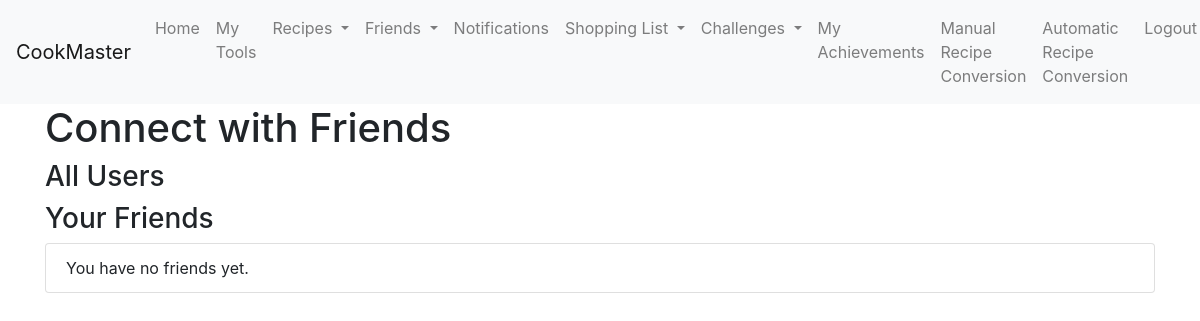
Before: /connect_friends (signed in) with the older database file.
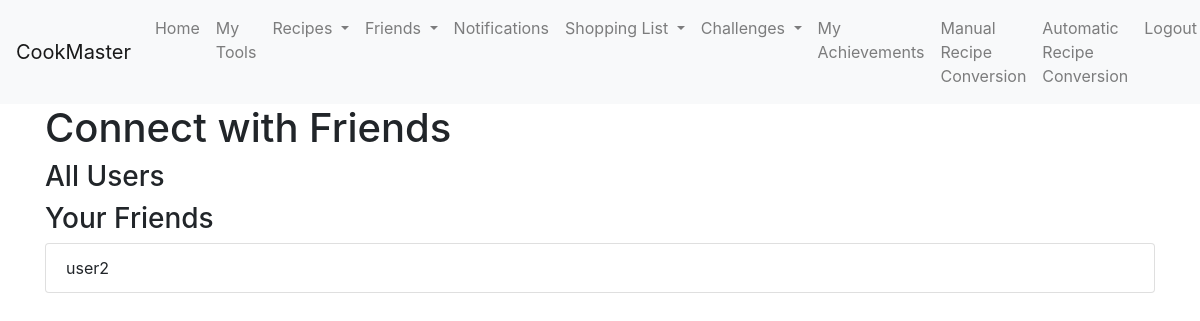
After: the same page with the newer database file.
### app/models.py (models this page shows)
class User(db.Model, UserMixin):
    id = db.Column(db.Integer, primary_key=True)
    username = db.Column(db.String(20), unique=True, nullable=False)
    email = db.Column(db.String(120), unique=True, nullable=False)
    password = db.Column(db.String(60), nullable=False)
    role = db.Column(db.String(10), nullable=False, default='user')
    completed_recipes = db.Column(db.Integer, default=0)
    recipes_created = db.Column(db.Integer, default=0)
    recipes_shared = db.Column(db.Integer, default=0)
    friends_connected = db.Column(db.Integer, default=0)
    shopping_lists_created = db.Column(db.Integer, default=0)
    conversion_tool_uses = db.Column(db.Integer, default=0)
    credits = db.Column(db.Integer, default=100)
    tools = db.relationship('Tool', backref='owner', lazy=True, cascade="all, delete-orphan")
    posts = db.relationship('Post', backref='author', lazy=True, cascade="all, delete-orphan")
    created_challenges = db.relationship('Challenge', backref='creator', lazy=True, overlaps="challenge_creator,created_challenges")
    participated_challenges = db.relationship('ChallengeParticipant', backref='user_participation', lazy=True, overlaps="participant,challenges_participated")
    achievements = db.relationship('Achievement', backref='user', lazy=True, cascade="all, delete-orphan")

### app/user_routes.py (the view)
@user.route('/connect_friends', methods=['GET', 'POST'])
@login_required
def connect_friends():
    pending_or_accepted = db.session.query(Friendship.friend_id).filter(
        (Friendship.user_id == current_user.id) & (Friendship.status.in_(['pending', 'accepted']))
    ).union(
        db.session.query(Friendship.user_id).filter(
            (Friendship.friend_id == current_user.id) & (Friendship.status.in_(['pending', 'accepted']))
        )
    ).subquery()
    blocked_users = db.session.query(Friendship.friend_id).filter(
        (Friendship.user_id == current_user.id) & (Friendship.is_blocked == True)
    ).union(
        db.session.query(Friendship.user_id).filter(
            (Friendship.friend_id == current_user.id) & (Friendship.is_blocked == True)
        )
    ).subquery()
    users = User.query.filter(
        User.id != current_user.id,
        User.role != 'admin',
        ~User.id.in_(pending_or_accepted),  # Exclude users with pending/accepted requests
        ~User.id.in_(blocked_users)        # Exclude blocked users
    ).all()
    friends = User.query.join(Friendship, ((Friendship.user_id == current_user.id) & (Friendship.friend_id == User.id)) |
                                          ((Friendship.friend_id == current_user.id) & (Friendship.user_id == User.id)))\
                        .filter(Friendship.status == 'accepted', Friendship.is_blocked == False).all()
    added_friend = request.args.get('added_friend')  # Get the friend added, if any
    return render_template('connect_friends.html', users=users, friends=friends, added_friend=added_friend)

### app/__init__.py (called while the page is built)
@login_manager.user_loader
def load_user(user_id):
    from app.models import User
    return User.query.get(int(user_id))

### app/templates/connect_friends.html (shortened to what this page needs)
{% extends "base.html" %}
{% block content %}
<h1>Connect with Friends</h1>
<h3>All Users</h3>
<h3>Your Friends</h3>
<ul class="list-group">
    {% if friends %}
        {% for friend in friends %}
            <li class="list-group-item">{{ friend.username }}</li>
        {% endfor %}
    {% else %}
        <li class="list-group-item">You have no friends yet.</li>
    {% endif %}
</ul>
{% endblock %}

Changed rows visible on the page:
now on this page (row edited): User: username "user2"
Other visible differences:
text no longer shown: "You have no friends yet."
